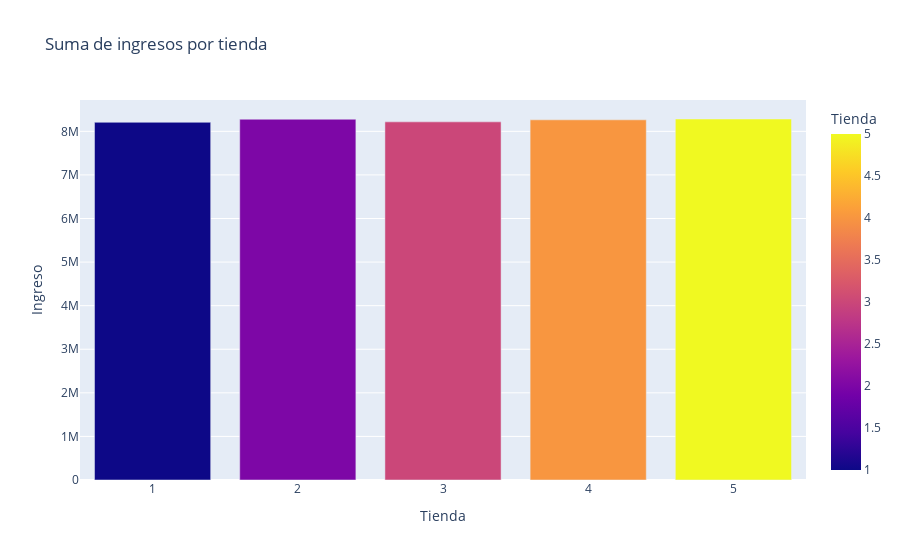

The notebook cell saved with this chart:
### Code cell
fig3 = px.bar(ingreso_por_tienda, x='Tienda', y='Ingreso', color= 'Tienda', title='Suma de ingresos por tienda')
fig3.show()

### Figure 1 — Plotly figure (JSON) as saved in the notebook; plotly's stock layout.template omitted (floating-point values rounded to 4 significant figures)
{"data": [{"alignmentgroup": "True", "hovertemplate": "Tienda=%{marker.color}<br>Ingreso=%{y}<extra></extra>", "legendgroup": "", "marker": {"color": [1, 2, 3, 4, 5], "coloraxis": "coloraxis", "pattern": {"shape": ""}}, "name": "", "offsetgroup": "", "orientation": "v", "showlegend": false, "textposition": "auto", "type": "bar", "x": [1, 2, 3, 4, 5], "xaxis": "x", "y": [8207909, 8278138, 8217471, 8264082, 8283302], "yaxis": "y"}], "layout": {"autosize": true, "barmode": "relative", "coloraxis": {"colorbar": {"title": {"text": "Tienda"}}, "colorscale": [[0, "#0d0887"], [0.1111, "#46039f"], [0.2222, "#7201a8"], [0.3333, "#9c179e"], [0.4444, "#bd3786"], [0.5556, "#d8576b"], [0.6667, "#ed7953"], [0.7778, "#fb9f3a"], [0.8889, "#fdca26"], [1, "#f0f921"]]}, "legend": {"tracegroupgap": 0}, "title": {"text": "Suma de ingresos por tienda"}, "xaxis": {"anchor": "y", "autorange": true, "domain": [0, 1], "range": [0.5, 5.5], "title": {"text": "Tienda"}, "type": "linear"}, "yaxis": {"anchor": "x", "autorange": true, "domain": [0, 1], "range": [0, 8719000.0], "title": {"text": "Ingreso"}, "type": "linear"}}}
